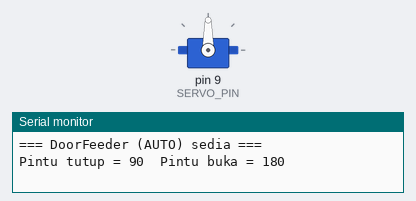
Recording of a sketch running on a simulated Arduino Uno, built with avr-gcc and run on an emulated ATmega328P. On the bench: servo, the last lines printed to the serial monitor.

Above: at 0.05 s.
At 6.0 s:
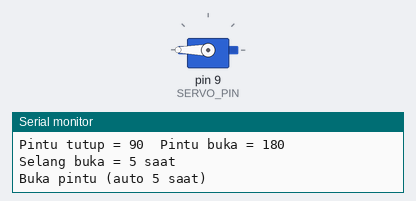
Timing chart, 0 to 7.8 s (numbered marks = the images above):
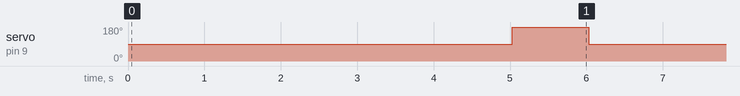

Measured:
- by itself, servo on pin 9 (SERVO_PIN): alternates 180° for 1.0 s and 90° for 5.0 s

The sketch:

DoorFeeder.ino
```cpp
/*
 * DoorFeeder.ino
 * -------------------------------------------------------------
 * PERLU SERVO POSITIONAL (SG90 / MG996R). BUKAN servo 360.
 *
 * Kelakuan (AUTO, tiada butang):
 *   - Masa switch ON        : servo 90  -> PINTU TUTUP (dedak tak keluar)
 *   - Setiap 5 saat         : servo 95  -> PINTU BUKA
 *       tahan 3 saat (dedak keluar)
 *       kemudian balik 90   -> PINTU TUTUP
 *
 * Laras:
 *   DOOR_CLOSED       - sudut pintu tutup (default 90)
 *   DOOR_OPEN         - sudut pintu buka  (default 95)
 *   FEED_INTERVAL_MS  - selang antara buka (default 5000 = 5 saat)
 *   OPEN_HOLD_MS      - lama pintu terbuka (default 3000 = 3 saat)
 *
 * Sambungan (Arduino Uno):
 *   Servo SIG (oren)  -> D9
 *   Servo VCC (merah) -> 5V (bekalan luar 5-6V untuk servo besar)
 *   Servo GND (coklat)-> GND (common ground jika bekalan luar)
 * -------------------------------------------------------------
 */

#include <Servo.h>

// ---------- Pin ----------
const int SERVO_PIN = 9;

// ---------- Tetapan ----------
const int DOOR_CLOSED = 90;    // pintu tutup (sudut default)
const int DOOR_OPEN   = 180;    // pintu buka

const unsigned long FEED_INTERVAL_MS = 5000UL;    // 5 saat
const unsigned long OPEN_HOLD_MS     = 1000UL;    // 3 saat pintu terbuka

// ---------- Keadaan ----------
Servo doorServo;
unsigned long lastFeed = 0;

void openThenClose() {
  Serial.println(F("Buka pintu (auto 5 saat)"));
  doorServo.write(DOOR_OPEN);
  delay(OPEN_HOLD_MS);             // tahan 3 saat, dedak keluar

  doorServo.write(DOOR_CLOSED);
  Serial.println(F("Pintu tutup balik."));

  lastFeed = millis();
}

void setup() {
  Serial.begin(9600);

  doorServo.attach(SERVO_PIN);
  doorServo.write(DOOR_CLOSED);      // masa ON: pintu tutup

  Serial.println(F("=== DoorFeeder (AUTO) sedia ==="));
  Serial.print(F("Pintu tutup = ")); Serial.print(DOOR_CLOSED);
  Serial.print(F("  Pintu buka = ")); Serial.println(DOOR_OPEN);
  Serial.print(F("Selang buka = ")); Serial.print(FEED_INTERVAL_MS / 1000);
  Serial.println(F(" saat"));

  lastFeed = millis();
}

void loop() {
  if (millis() - lastFeed >= FEED_INTERVAL_MS) {
    openThenClose();
  }
}
```
